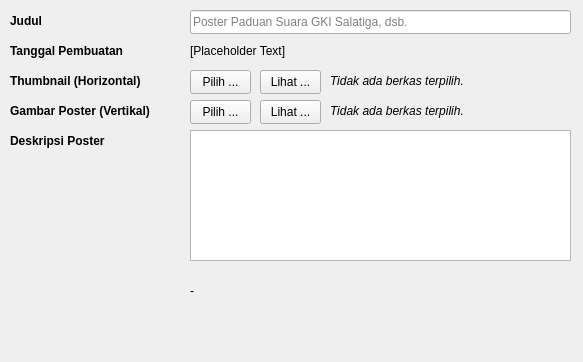
<?xml version="1.0" encoding="UTF-8"?>
<ui version="4.0">
 <class>FramePoster</class>
 <widget class="QFrame" name="FramePoster">
  <property name="geometry">
   <rect>
    <x>0</x>
    <y>0</y>
    <width>583</width>
    <height>362</height>
   </rect>
  </property>
  <property name="windowTitle">
   <string>Frame</string>
  </property>
  <widget class="QLabel" name="label_5">
   <property name="geometry">
    <rect>
     <x>10</x>
     <y>10</y>
     <width>171</width>
     <height>21</height>
    </rect>
   </property>
   <property name="font">
    <font>
     <weight>75</weight>
     <bold>true</bold>
    </font>
   </property>
   <property name="text">
    <string>Judul</string>
   </property>
  </widget>
  <widget class="QLineEdit" name="field_title">
   <property name="geometry">
    <rect>
     <x>190</x>
     <y>10</y>
     <width>381</width>
     <height>24</height>
    </rect>
   </property>
   <property name="placeholderText">
    <string>Poster Paduan Suara GKI Salatiga, dsb.</string>
   </property>
  </widget>
  <widget class="QLabel" name="field_date">
   <property name="geometry">
    <rect>
     <x>190</x>
     <y>40</y>
     <width>341</width>
     <height>21</height>
    </rect>
   </property>
   <property name="font">
    <font>
     <weight>50</weight>
     <italic>false</italic>
     <bold>false</bold>
    </font>
   </property>
   <property name="text">
    <string>[Placeholder Text]</string>
   </property>
  </widget>
  <widget class="QLabel" name="label_6">
   <property name="geometry">
    <rect>
     <x>10</x>
     <y>40</y>
     <width>171</width>
     <height>21</height>
    </rect>
   </property>
   <property name="font">
    <font>
     <weight>75</weight>
     <bold>true</bold>
    </font>
   </property>
   <property name="text">
    <string>Tanggal Pembuatan</string>
   </property>
  </widget>
  <widget class="QLabel" name="label_8">
   <property name="geometry">
    <rect>
     <x>10</x>
     <y>130</y>
     <width>171</width>
     <height>21</height>
    </rect>
   </property>
   <property name="font">
    <font>
     <weight>75</weight>
     <bold>true</bold>
    </font>
   </property>
   <property name="text">
    <string>Deskripsi Poster</string>
   </property>
  </widget>
  <widget class="QLabel" name="label_status">
   <property name="geometry">
    <rect>
     <x>190</x>
     <y>280</y>
     <width>381</width>
     <height>21</height>
    </rect>
   </property>
   <property name="text">
    <string>-</string>
   </property>
  </widget>
  <widget class="QLabel" name="label_11">
   <property name="geometry">
    <rect>
     <x>10</x>
     <y>70</y>
     <width>171</width>
     <height>21</height>
    </rect>
   </property>
   <property name="font">
    <font>
     <weight>75</weight>
     <bold>true</bold>
    </font>
   </property>
   <property name="text">
    <string>Thumbnail (Horizontal)</string>
   </property>
  </widget>
  <widget class="QLabel" name="txt_img_loc">
   <property name="enabled">
    <bool>true</bool>
   </property>
   <property name="geometry">
    <rect>
     <x>330</x>
     <y>70</y>
     <width>231</width>
     <height>21</height>
    </rect>
   </property>
   <property name="font">
    <font>
     <pointsize>9</pointsize>
     <italic>true</italic>
    </font>
   </property>
   <property name="text">
    <string>Tidak ada berkas terpilih.</string>
   </property>
  </widget>
  <widget class="QPushButton" name="btn_img_select">
   <property name="enabled">
    <bool>true</bool>
   </property>
   <property name="geometry">
    <rect>
     <x>190</x>
     <y>70</y>
     <width>61</width>
     <height>24</height>
    </rect>
   </property>
   <property name="text">
    <string>Pilih ...</string>
   </property>
  </widget>
  <widget class="QPushButton" name="btn_poster_select">
   <property name="enabled">
    <bool>true</bool>
   </property>
   <property name="geometry">
    <rect>
     <x>190</x>
     <y>100</y>
     <width>61</width>
     <height>24</height>
    </rect>
   </property>
   <property name="text">
    <string>Pilih ...</string>
   </property>
  </widget>
  <widget class="QLabel" name="txt_poster_loc">
   <property name="enabled">
    <bool>true</bool>
   </property>
   <property name="geometry">
    <rect>
     <x>330</x>
     <y>100</y>
     <width>231</width>
     <height>21</height>
    </rect>
   </property>
   <property name="font">
    <font>
     <pointsize>9</pointsize>
     <italic>true</italic>
    </font>
   </property>
   <property name="text">
    <string>Tidak ada berkas terpilih.</string>
   </property>
  </widget>
  <widget class="QLabel" name="label_12">
   <property name="geometry">
    <rect>
     <x>10</x>
     <y>100</y>
     <width>171</width>
     <height>21</height>
    </rect>
   </property>
   <property name="font">
    <font>
     <weight>75</weight>
     <bold>true</bold>
    </font>
   </property>
   <property name="text">
    <string>Gambar Poster (Vertikal)</string>
   </property>
  </widget>
  <widget class="QPlainTextEdit" name="txt_caption">
   <property name="geometry">
    <rect>
     <x>190</x>
     <y>130</y>
     <width>381</width>
     <height>131</height>
    </rect>
   </property>
  </widget>
  <widget class="QPushButton" name="btn_poster_view">
   <property name="enabled">
    <bool>true</bool>
   </property>
   <property name="geometry">
    <rect>
     <x>260</x>
     <y>100</y>
     <width>61</width>
     <height>24</height>
    </rect>
   </property>
   <property name="text">
    <string>Lihat ...</string>
   </property>
  </widget>
  <widget class="QPushButton" name="btn_img_view">
   <property name="enabled">
    <bool>true</bool>
   </property>
   <property name="geometry">
    <rect>
     <x>260</x>
     <y>70</y>
     <width>61</width>
     <height>24</height>
    </rect>
   </property>
   <property name="text">
    <string>Lihat ...</string>
   </property>
  </widget>
 </widget>
 <resources/>
 <connections/>
</ui>
